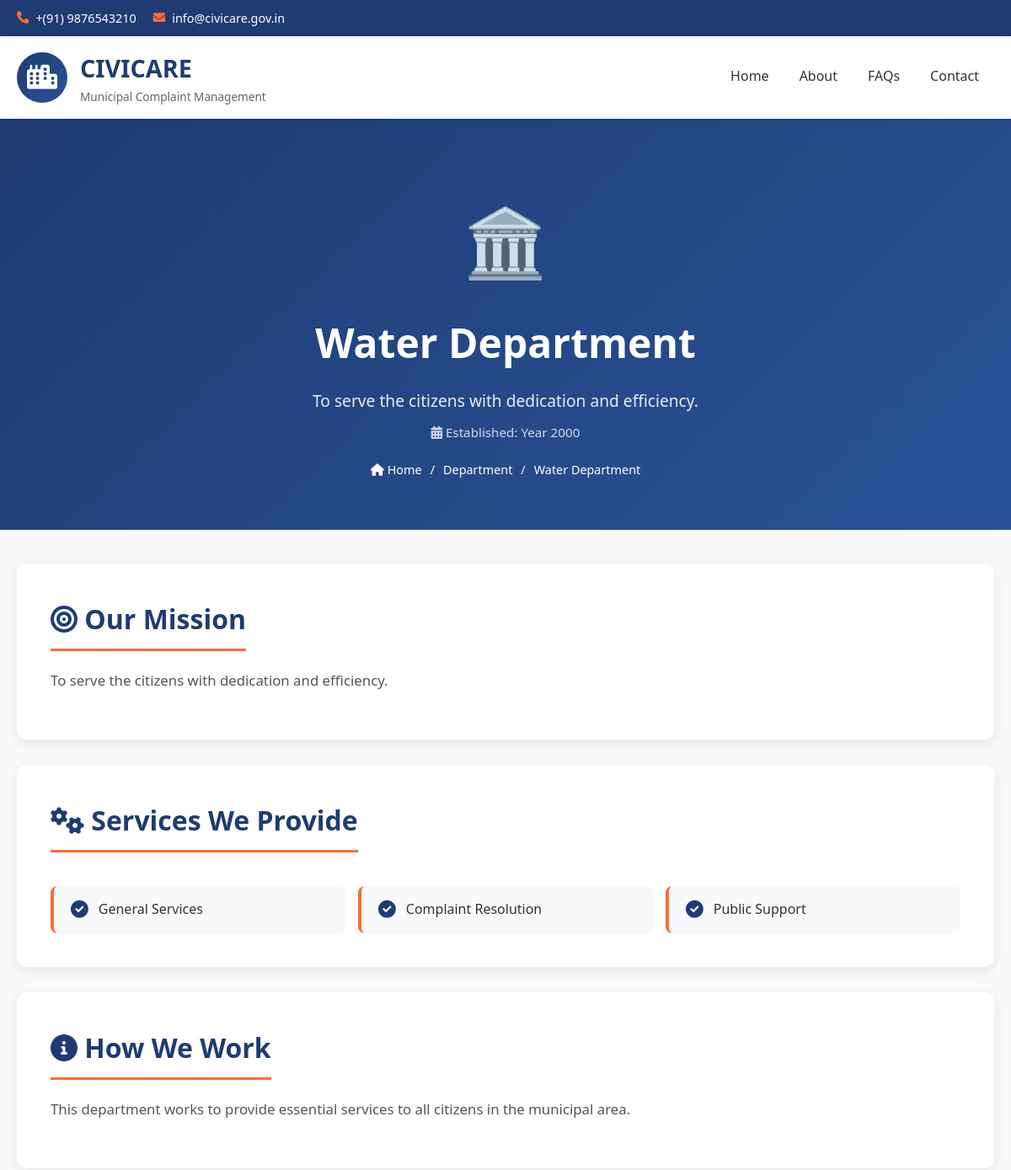
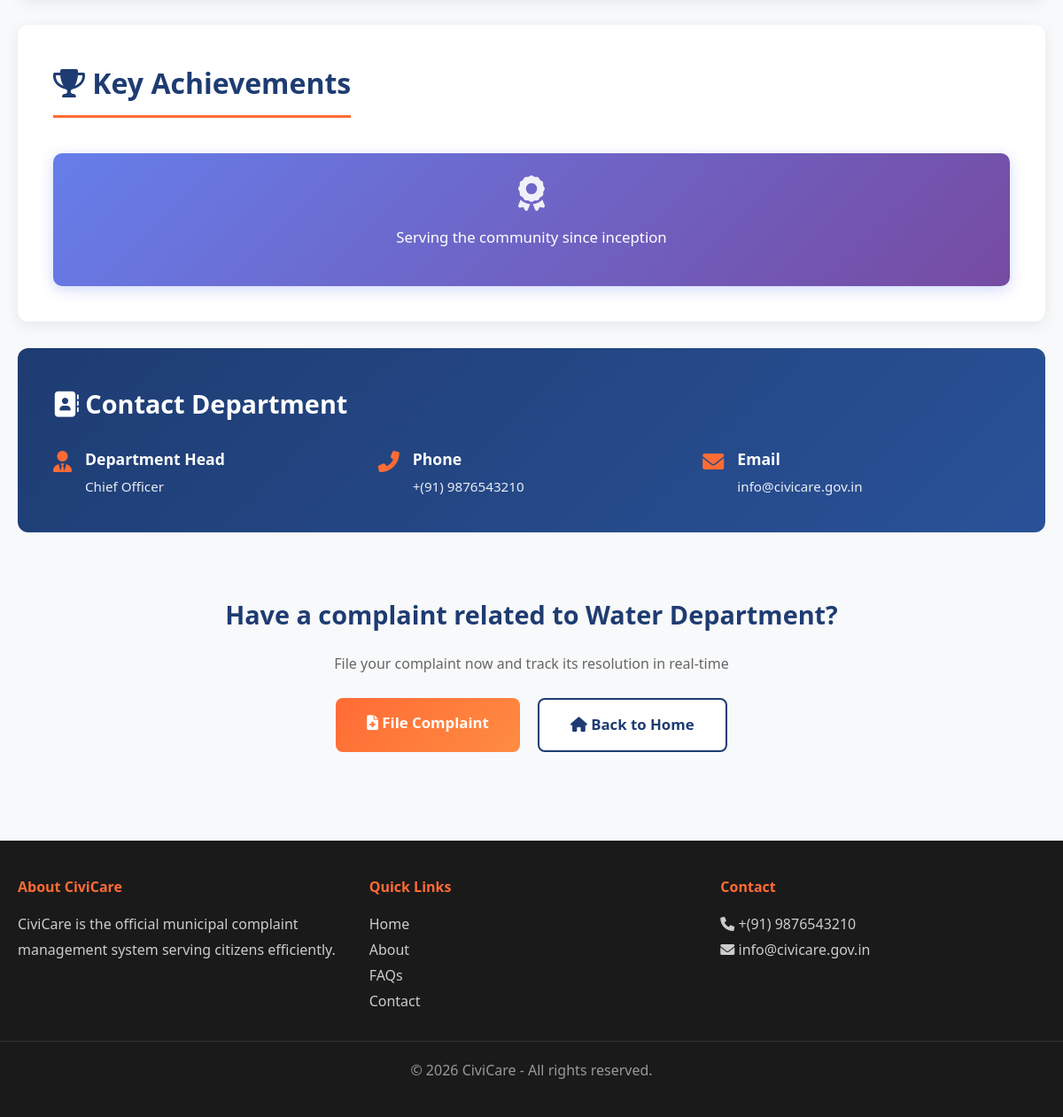
/department_info.php?id=1, run on the app's committed database (2 pictures, top to bottom).
### tables this page shows
CREATE TABLE `departments` (
  `id` int(11) NOT NULL,
  `name` varchar(100) NOT NULL,
  `description` text DEFAULT NULL,
  `is_active` tinyint(1) DEFAULT 1,
  `created_at` timestamp NOT NULL DEFAULT current_timestamp(),
  `updated_at` timestamp NOT NULL DEFAULT current_timestamp() ON UPDATE current_timestamp()
);

### department_info.php (the view, shortened to what this page needs)
 <?php
$conn = getDatabaseConnection();
$dept_id = isset($_GET['id']) ? intval($_GET['id']) : 0;
$sql = "SELECT * FROM departments WHERE id = ?";
$stmt = $conn->prepare($sql);
$stmt->bind_param("i", $dept_id);
$stmt->execute();
$result = $stmt->get_result();
$department = $result->fetch_assoc();
$dept_name = $department['name'];
$info = $dept_info[$dept_name] ?? [
    'icon' => '🏛️',
    'formed' => 'Year 2000',
    'mission' => 'To serve the citizens with dedication and efficiency.',
    'services' => ['General Services', 'Complaint Resolution', 'Public Support'],
    'how_works' => 'This department works to provide essential services to all citizens in the municipal area.',
    'achievements' => ['Serving the community since inception'],
    'contact_person' => 'Department Head',
    'designation' => 'Chief Officer',
    'phone' => '+(91) 9876543210',
    'email' => 'info@civicare.gov.in'
];
?>
<!DOCTYPE html>
<html lang="en">
<head>
    <link rel="stylesheet" href="https://cdnjs.cloudflare.com/ajax/libs/font-awesome/6.0.0/css/all.min.css">
</head>
<body>
    <div class="header-top">
        <div class="header-top-content">
            <div class="header-top-left">
                <div class="header-top-item">
                    <i class="fas fa-phone"></i>
                    <span>+(91) 9876543210</span>
                </div>
                <div class="header-top-item">
                    <i class="fas fa-envelope"></i>
                    <span>info@civicare.gov.in</span>
                </div>
            </div>
        </div>
    </div>
    <header class="main-header">
        <div class="header-content">
            <div class="logo-section">
                <a href="index.php" class="logo">
                    <i class="fas fa-city"></i>
                </a>
                <div class="logo-text">
                    <h1>CIVICARE</h1>
                    <p>Municipal Complaint Management</p>
                </div>
            </div>
            <nav>
                <ul>
                    <li><a href="index.php">Home</a></li>
                    <li><a href="about.php">About</a></li>
                    <li><a href="faqs.php">FAQs</a></li>
                    <li><a href="contact.php">Contact</a></li>
                </ul>
            </nav>
        </div>
    </header>
    <section class="dept-hero">
        <div class="dept-hero-content">
            <div class="dept-icon"><?php echo $info['icon']; ?></div>
            <h1><?php echo htmlspecialchars($dept_name); ?></h1>
            <p class="tagline"><?php echo htmlspecialchars($info['mission']); ?></p>
            <p class="formed"><i class="fas fa-calendar-alt"></i> Established: <?php echo $info['formed']; ?></p>
            <div class="breadcrumb-links">
                <a href="index.php"><i class="fas fa-home"></i> Home</a>
                <span>/</span>
                <span>Department</span>
                <span>/</span>
                <span><?php echo htmlspecialchars($dept_name); ?></span>
            </div>
        </div>
    </section>
    <div class="container">
        <div class="content-section">
            <h2><i class="fas fa-bullseye"></i> Our Mission</h2>
            <p><?php echo htmlspecialchars($info['mission']); ?></p>
        </div>
        <div class="content-section">
            <h2><i class="fas fa-cogs"></i> Services We Provide</h2>
            <div class="services-list">
                <?php foreach ($info['services'] as $service): ?>
                    <div class="service-item">
                        <i class="fas fa-check-circle"></i>
                        <span><?php echo htmlspecialchars($service); ?></span>
                    </div>
                <?php endforeach; ?>
            </div>
        </div>
        <div class="content-section">
            <h2><i class="fas fa-info-circle"></i> How We Work</h2>
            <p><?php echo htmlspecialchars($info['how_works']); ?></p>
        </div>
        <div class="content-section">
            <h2><i class="fas fa-trophy"></i> Key Achievements</h2>
            <div class="achievements-grid">
                <?php foreach ($info['achievements'] as $achievement): ?>
                    <div class="achievement-card">
                        <i class="fas fa-award"></i>
                        <p><?php echo htmlspecialchars($achievement); ?></p>
                    </div>
                <?php endforeach; ?>
            </div>
        </div>
        <div class="contact-card">
            <h3><i class="fas fa-address-book"></i> Contact Department</h3>
            <div class="contact-info">
                <div class="contact-item">
                    <i class="fas fa-user-tie"></i>
                    <div class="contact-item-content">
                        <h4><?php echo htmlspecialchars($info['contact_person']); ?></h4>
                        <p><?php echo htmlspecialchars($info['designation']); ?></p>
                    </div>
                </div>
                <div class="contact-item">
                    <i class="fas fa-phone-alt"></i>
                    <div class="contact-item-content">
                        <h4>Phone</h4>
                        <p><?php echo htmlspecialchars($info['phone']); ?></p>
                    </div>
                </div>
                <div class="contact-item">
                    <i class="fas fa-envelope"></i>
                    <div class="contact-item-content">
                        <h4>Email</h4>
                        <p><?php echo htmlspecialchars($info['email']); ?></p>
                    </div>
                </div>
            </div>
        </div>
        <div class="cta-section">
            <h3>Have a complaint related to <?php echo htmlspecialchars($dept_name); ?>?</h3>
            <p style="color: #666; margin-bottom: 25px;">File your complaint now and track its resolution in real-time</p>
            <div class="cta-buttons">
                <a href="user/new_complaint.php" class="btn btn-primary">
                    <i class="fas fa-file-medical"></i> File Complaint
                </a>
                <a href="index.php" class="btn btn-secondary">
                    <i class="fas fa-home"></i> Back to Home
                </a>
            </div>
        </div>
    </div>
    <footer class="footer">
        <div class="footer-content">
            <div class="footer-section">
                <h4>About CiviCare</h4>
                <p>CiviCare is the official municipal complaint management system serving citizens efficiently.</p>
            </div>
            <div class="footer-section">
                <h4>Quick Links</h4>
                <ul>
                    <li><a href="index.php">Home</a></li>
                    <li><a href="about.php">About</a></li>
                    <li><a href="faqs.php">FAQs</a></li>
                    <li><a href="contact.php">Contact</a></li>
                </ul>
            </div>
            <div class="footer-section">
                <h4>Contact</h4>
                <p><i class="fas fa-phone"></i> +(91) 9876543210</p>
                <p><i class="fas fa-envelope"></i> info@civicare.gov.in</p>
            </div>
        </div>
        <div class="footer-bottom">
            <p>&copy; 2026 CiviCare - All rights reserved.</p>
        </div>
    </footer>
</body>
</html>

### data on the page
departments: name "🏛️", name "Water Department", name "To serve the citizens with dedication and efficiency.", name "Year 2000", name "General Services", name "Complaint Resolution", name "Public Support", name "This department works to provide essential services to all citizens in the municipal area.", name "Serving the community since inception", name "Department Head", name "Chief Officer", name "+(91) 9876543210", name "info@civicare.gov.in"
